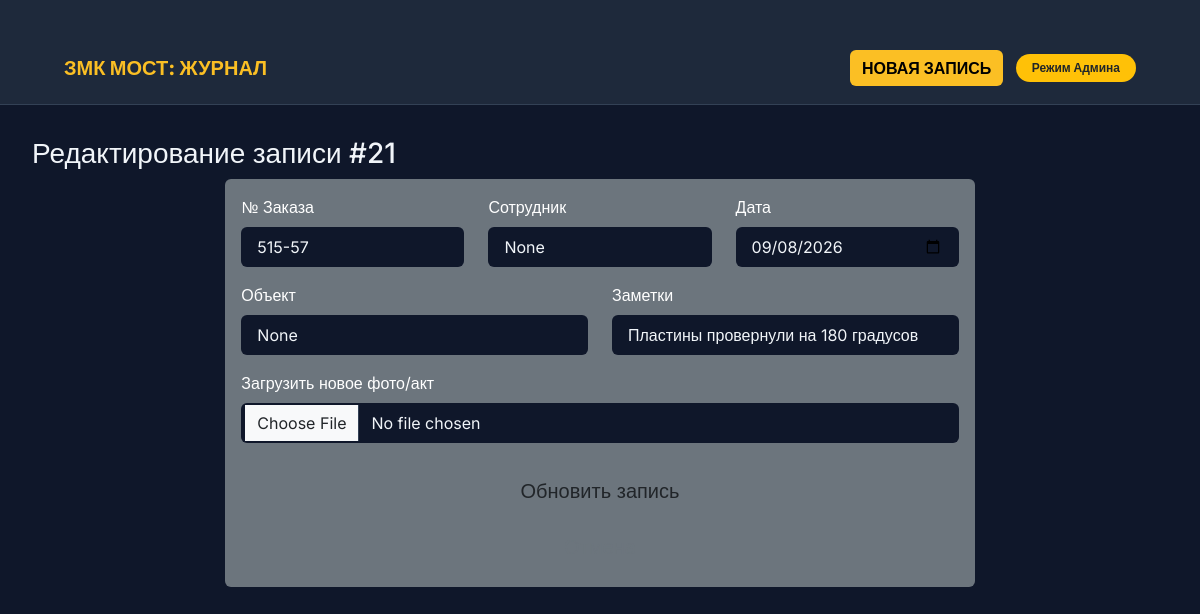
The page /edit/21?admin=true on the database its author committed.
### tables this page shows
CREATE TABLE journal (
                id INTEGER PRIMARY KEY AUTOINCREMENT,
                order_num TEXT NOT NULL,
                employee TEXT,
                scan_date TEXT,
                object_name TEXT,
                notes TEXT,
                file_path TEXT,
                is_deleted INTEGER DEFAULT 0,
                deleted_at TEXT
            , cloud_code TEXT, cloud_note TEXT, cloud_by TEXT, cloud_at TEXT, analysis_code TEXT, analysis_note TEXT, analysis_by TEXT, analysis_at TEXT, e57_code TEXT, e57_note TEXT, e57_by TEXT, e57_at TEXT);

### app.py (the view, shortened to what this page needs)
@app.route('/edit/<int:id>', methods=('GET', 'POST'))
def edit(id):
    is_admin = request.args.get('admin') == 'true'
    if not is_admin:
        return "Доступ запрещен.", 403
    conn = get_db_connection()
    try:
        row = conn.execute('SELECT * FROM journal WHERE id = ?', (id,)).fetchone()
        if row is None:
            return "Запись не найдена", 404
        return render_template('edit.html', data=row, is_admin=True)
    except Exception as e:
        conn.rollback()
        print(f"Error editing record: {e}")
        return "Произошла ошибка при редактировании", 500
    finally:
        conn.close()

### app.py (called while the page is built)
def get_db_connection():
    conn = sqlite3.connect(DB_NAME, timeout=10)
    conn.row_factory = sqlite3.Row
    return conn

### templates/edit.html (shortened to what this page needs)
{% extends "base.html" %}
{% block content %}
    <div class="header-card">
        <h3>Редактирование записи #{{ data.id }}</h3>
    </div>
    <div class="row justify-content-center">
        <div class="col-lg-8">
            <div class="card bg-secondary text-white border-0">
                <div class="card-body">
                    <form method="post" enctype="multipart/form-data">
                        <div class="row">
                            <div class="col-md-4 mb-3">
                                <label class="form-label">№ Заказа</label>
                                <input type="text" name="order_num" class="form-control bg-dark border-0 text-white" value="{{ data.order_num }}" required>
                            </div>
                            <div class="col-md-4 mb-3">
                                <label class="form-label">Сотрудник</label>
                                <input type="text" name="employee" class="form-control bg-dark border-0 text-white" value="{{ data.employee }}" required>
                            </div>
                            <div class="col-md-4 mb-3">
                                <label class="form-label">Дата</label>
                                <input type="date" name="scan_date" class="form-control bg-dark border-0 text-white" value="{{ data.scan_date }}" required>
                            </div>
                        </div>
                        <div class="row">
                            <div class="col-md-6 mb-3">
                                <label class="form-label">Объект</label>
                                <input type="text" name="object_name" class="form-control bg-dark border-0 text-white" value="{{ data.object_name }}" required>
                            </div>
                            <div class="col-md-6 mb-3">
                                <label class="form-label">Заметки</label>
                                <input type="text" name="notes" class="form-control bg-dark border-0 text-white" value="{{ data.notes }}">
                            </div>
                        </div>
                        <div class="mb-4">
                            <label class="form-label">Загрузить новое фото/акт</label>
                            <input type="file" name="file" class="form-control bg-dark border-0 text-white" accept="image/*,.pdf">
                        </div>
                        <button type="submit" class="btn btn-zmkm-warning btn-lg w-100">Обновить запись</button>
                        <a href="/" class="btn btn-outline-secondary btn-lg w-100 mt-2">Отмена</a>
                    </form>
                </div>
            </div>
        </div>
    </div>
{% endblock %}

### templates/base.html (style rules this page uses)
body { background-color: #0f172a !important; color: #f1f5f9 !important; font-family: 'Inter', sans-serif !important; min-height: 100vh; margin: 0; }
.search-box, .form-control { background-color: #0f172a !important; border-color: #334155 !important; color: #f1f5f9 !important; padding: 0.5rem 1rem !important; }

### rows shown on the page
journal: id "21", order_num "515-57", scan_date "09/08/2026", notes "Пластины провернули на 180 градусов"
